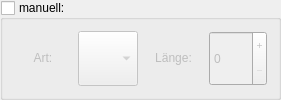
     <widget class="QGroupBox" name="groupBoxManuell">
      <property name="sizePolicy">
       <sizepolicy hsizetype="MinimumExpanding" vsizetype="MinimumExpanding">
        <horstretch>0</horstretch>
        <verstretch>0</verstretch>
       </sizepolicy>
      </property>
      <property name="minimumSize">
       <size>
        <width>281</width>
        <height>51</height>
       </size>
      </property>
      <property name="title">
       <string>manuell:</string>
      </property>
      <property name="checkable">
       <bool>true</bool>
      </property>
      <property name="checked">
       <bool>false</bool>
      </property>
      <layout class="QHBoxLayout" name="horizontalLayout">
       <item>
        <widget class="QLabel" name="label_art">
         <property name="minimumSize">
          <size>
           <width>51</width>
           <height>30</height>
          </size>
         </property>
         <property name="text">
          <string>&lt;html&gt;&lt;head/&gt;&lt;body&gt;&lt;p align=&quot;center&quot;&gt;Art:&lt;/p&gt;&lt;/body&gt;&lt;/html&gt;</string>
         </property>
        </widget>
       </item>
       <item>
        <widget class="QComboBox" name="combo_man_art">
         <property name="sizePolicy">
          <sizepolicy hsizetype="Preferred" vsizetype="Preferred">
           <horstretch>0</horstretch>
           <verstretch>0</verstretch>
          </sizepolicy>
         </property>
         <property name="minimumSize">
          <size>
           <width>0</width>
           <height>27</height>
          </size>
         </property>
         <property name="maximumSize">
          <size>
           <width>60</width>
           <height>16777215</height>
          </size>
         </property>
        </widget>
       </item>
       <item>
        <widget class="QLabel" name="label_laenge">
         <property name="minimumSize">
          <size>
           <width>51</width>
           <height>30</height>
          </size>
         </property>
         <property name="text">
          <string>&lt;html&gt;&lt;head/&gt;&lt;body&gt;&lt;p align=&quot;center&quot;&gt;Länge:&lt;/p&gt;&lt;/body&gt;&lt;/html&gt;</string>
         </property>
        </widget>
       </item>
       <item>
        <widget class="QSpinBox" name="spin_man_laenge">
         <property name="sizePolicy">
          <sizepolicy hsizetype="Preferred" vsizetype="Preferred">
           <horstretch>0</horstretch>
           <verstretch>0</verstretch>
          </sizepolicy>
         </property>
         <property name="minimumSize">
          <size>
           <width>0</width>
           <height>27</height>
          </size>
         </property>
         <property name="wrapping">
          <bool>false</bool>
         </property>
         <property name="readOnly">
          <bool>false</bool>
         </property>
         <property name="buttonSymbols">
          <enum>QAbstractSpinBox::PlusMinus</enum>
         </property>
         <property name="correctionMode">
          <enum>QAbstractSpinBox::CorrectToNearestValue</enum>
         </property>
         <property name="keyboardTracking">
          <bool>true</bool>
         </property>
         <property name="maximum">
          <number>150</number>
         </property>
         <property name="singleStep">
          <number>10</number>
         </property>
        </widget>
       </item>
      </layout>
     </widget>
